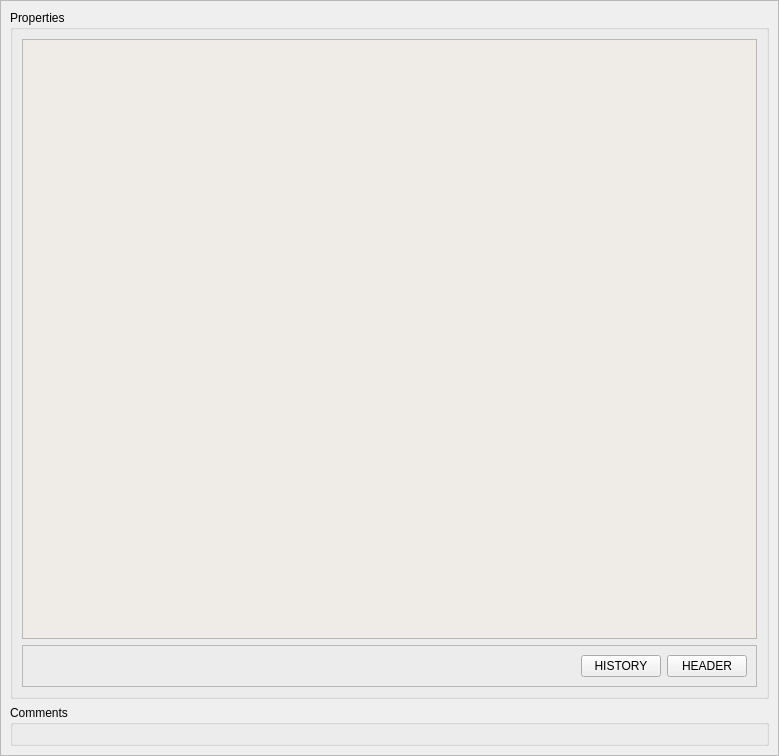
<?xml version="1.0" encoding="UTF-8"?>
<ui version="4.0">
 <class>setWidget</class>
 <widget class="QScrollArea" name="setWidget">
  <property name="geometry">
   <rect>
    <x>0</x>
    <y>0</y>
    <width>779</width>
    <height>756</height>
   </rect>
  </property>
  <property name="windowTitle">
   <string>ScrollArea</string>
  </property>
  <property name="widgetResizable">
   <bool>true</bool>
  </property>
  <widget class="QWidget" name="scrollAreaWidgetContents">
   <property name="geometry">
    <rect>
     <x>0</x>
     <y>0</y>
     <width>777</width>
     <height>754</height>
    </rect>
   </property>
   <layout class="QVBoxLayout" name="verticalLayout">
    <item>
     <widget class="QGroupBox" name="groupBox_2">
      <property name="title">
       <string>Properties</string>
      </property>
      <layout class="QVBoxLayout" name="verticalLayout_3">
       <item>
        <widget class="QTextBrowser" name="PropertiesText">
         <property name="sizePolicy">
          <sizepolicy hsizetype="Expanding" vsizetype="Expanding">
           <horstretch>0</horstretch>
           <verstretch>0</verstretch>
          </sizepolicy>
         </property>
         <property name="palette">
          <palette>
           <active>
            <colorrole role="Base">
             <brush brushstyle="SolidPattern">
              <color alpha="255">
               <red>239</red>
               <green>235</green>
               <blue>231</blue>
              </color>
             </brush>
            </colorrole>
           </active>
           <inactive>
            <colorrole role="Base">
             <brush brushstyle="SolidPattern">
              <color alpha="255">
               <red>239</red>
               <green>235</green>
               <blue>231</blue>
              </color>
             </brush>
            </colorrole>
           </inactive>
           <disabled>
            <colorrole role="Base">
             <brush brushstyle="SolidPattern">
              <color alpha="255">
               <red>255</red>
               <green>255</green>
               <blue>255</blue>
              </color>
             </brush>
            </colorrole>
           </disabled>
          </palette>
         </property>
         <property name="html">
          <string>&lt;!DOCTYPE HTML PUBLIC &quot;-//W3C//DTD HTML 4.0//EN&quot; &quot;http://www.w3.org/TR/REC-html40/strict.dtd&quot;&gt;
&lt;html&gt;&lt;head&gt;&lt;meta name=&quot;qrichtext&quot; content=&quot;1&quot; /&gt;&lt;style type=&quot;text/css&quot;&gt;
p, li { white-space: pre-wrap; }
&lt;/style&gt;&lt;/head&gt;&lt;body style=&quot; font-family:'Sans'; font-size:10pt; font-weight:400; font-style:normal;&quot;&gt;
&lt;p style=&quot;-qt-paragraph-type:empty; margin-top:0px; margin-bottom:0px; margin-left:0px; margin-right:0px; -qt-block-indent:0; text-indent:0px;&quot;&gt;&lt;/p&gt;&lt;/body&gt;&lt;/html&gt;</string>
         </property>
         <property name="textInteractionFlags">
          <set>Qt::NoTextInteraction</set>
         </property>
        </widget>
       </item>
       <item>
        <widget class="QFrame" name="frame">
         <property name="frameShape">
          <enum>QFrame::StyledPanel</enum>
         </property>
         <property name="frameShadow">
          <enum>QFrame::Raised</enum>
         </property>
         <layout class="QHBoxLayout" name="horizontalLayout_2">
          <item>
           <spacer name="horizontalSpacer">
            <property name="orientation">
             <enum>Qt::Horizontal</enum>
            </property>
            <property name="sizeHint" stdset="0">
             <size>
              <width>40</width>
              <height>20</height>
             </size>
            </property>
           </spacer>
          </item>
          <item>
           <widget class="QPushButton" name="historyButton">
            <property name="text">
             <string>HISTORY</string>
            </property>
           </widget>
          </item>
          <item>
           <widget class="QPushButton" name="headerButton">
            <property name="text">
             <string>HEADER</string>
            </property>
           </widget>
          </item>
         </layout>
        </widget>
       </item>
      </layout>
     </widget>
    </item>
    <item>
     <widget class="QGroupBox" name="groupBox">
      <property name="sizePolicy">
       <sizepolicy hsizetype="Minimum" vsizetype="Minimum">
        <horstretch>0</horstretch>
        <verstretch>0</verstretch>
       </sizepolicy>
      </property>
      <property name="title">
       <string>Comments</string>
      </property>
      <layout class="QHBoxLayout" name="horizontalLayout"/>
     </widget>
    </item>
   </layout>
  </widget>
 </widget>
 <resources/>
 <connections/>
</ui>
